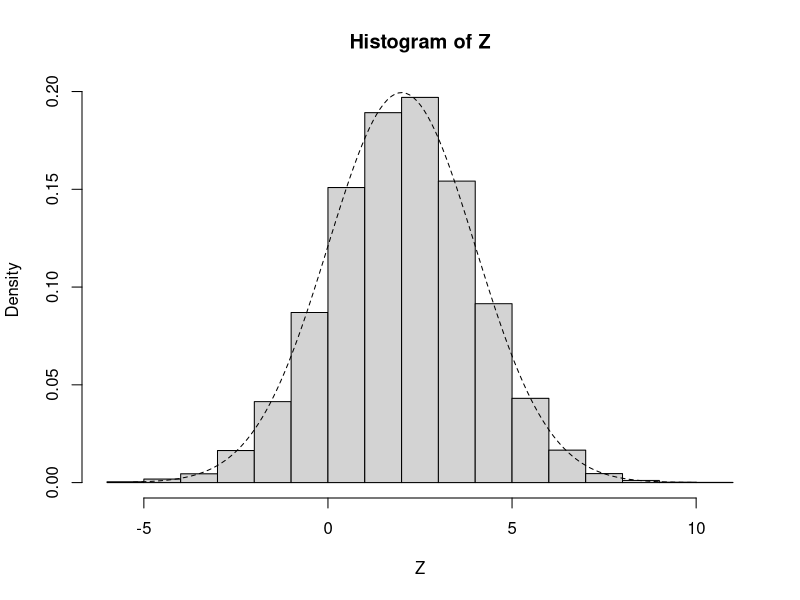
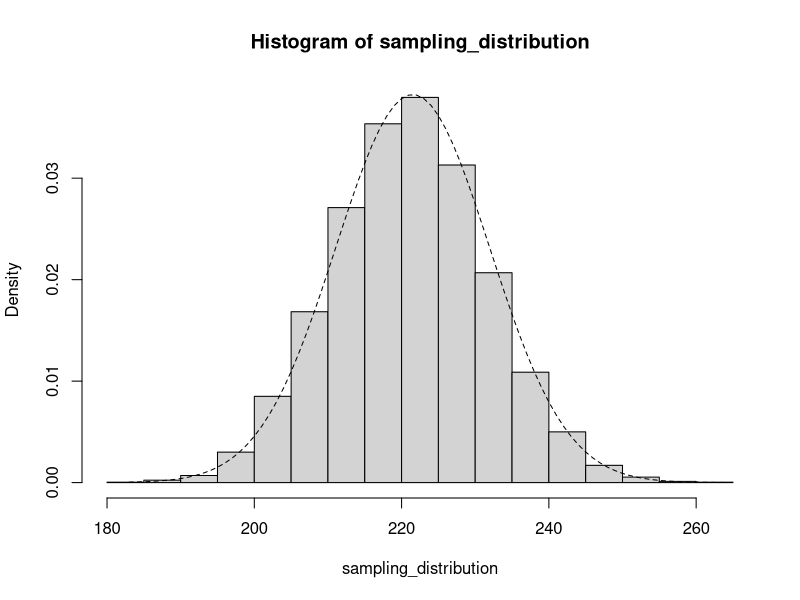

Reproduce these figures in R, in order. (Note: this script raises an error after producing the figures.)
## ---- chunk 1
females <- 168.8 * 1e6 # 168.8 million
males <- 162.7 * 1e6 # 162.7 million

probability <- females / (males + females)
probability
## ---- chunk 2
#| echo: FALSE
set.seed(1)
## ---- chunk 3
sample(c('F', 'M'), 
       size = 1, 
       prob = c(probability, 1-probability))
## ---- chunk 4
my_sample <- sample(c('F', 'M'), 
                    size = 435,
                    replace = TRUE,
                    prob = c(probability, 1-probability))

sum(my_sample == 'F')
## ---- chunk 5
sampling_distribution <- c()

for(i in 1:10000){
  my_sample <- sample(c('F', 'M'), 
                    size = 435,
                    replace = TRUE,
                    prob = c(probability, 1-probability))
  sampling_distribution[i] <- sum(my_sample == 'F')
}
## ---- chunk 6
# generate a bunch of random normal draws
Z <- rnorm(1e4, mean = 2, sd = 2)
hist(Z, freq = FALSE)
# add curve
x <- seq(min(Z), max(Z), 0.1)
lines( x = x,
       y = dnorm(x, mean = 2, sd = 2),
       lty = 'dashed' )
## ---- chunk 7
hist(sampling_distribution, freq = FALSE)
x <- seq(min(sampling_distribution), max(sampling_distribution), by = 1)
lines(x = x,
      y = dbinom(x,
                 size = 435,
                 prob = probability),
      lty = 'dashed')
## ---- chunk 8
expected_value <- 435 * probability

expected_value
## ---- chunk 9
mean(sampling_distribution)
## ---- chunk 10
sd(sampling_distribution)
## ---- chunk 11
expected_value <- mean(sampling_distribution)
standard_error <- sd(sampling_distribution)
num_draws <- length(sampling_distribution)

within_1sd <- sum(sampling_distribution > expected_value - standard_error &
      sampling_distribution < expected_value + standard_error)

within_1sd / num_draws
## ---- chunk 12
within_2sd <- sum(sampling_distribution > expected_value - 2*standard_error &
                        sampling_distribution < expected_value + 2*standard_error)

within_2sd / num_draws
## ---- chunk 13
within_3sd <- sum(sampling_distribution > expected_value - 3*standard_error &
                        sampling_distribution < expected_value + 3*standard_error)

within_3sd / num_draws
## ---- chunk 14
sum(sampling_distribution <=125)
## ---- chunk 15
pbinom(125, size = 435, prob = probability)
## ---- chunk 16
2*sd(sampling_distribution)
## ---- chunk 17
#| echo: FALSE
# create potential outcomes dataset
set.seed(42)
n <- 1000
y0 <- rnorm(n, 10, 5)
y1 <- y0 + rnorm(n, 0, 1)

d <- data.frame(y0,y1)
write.csv(d, 'data/potential-outcomes.csv')

#treated <- sample(c(0,1), size = length(y0), replace = TRUE)
#y <- ifelse(treated==1,y1,y0)

#lm(y~treated)
